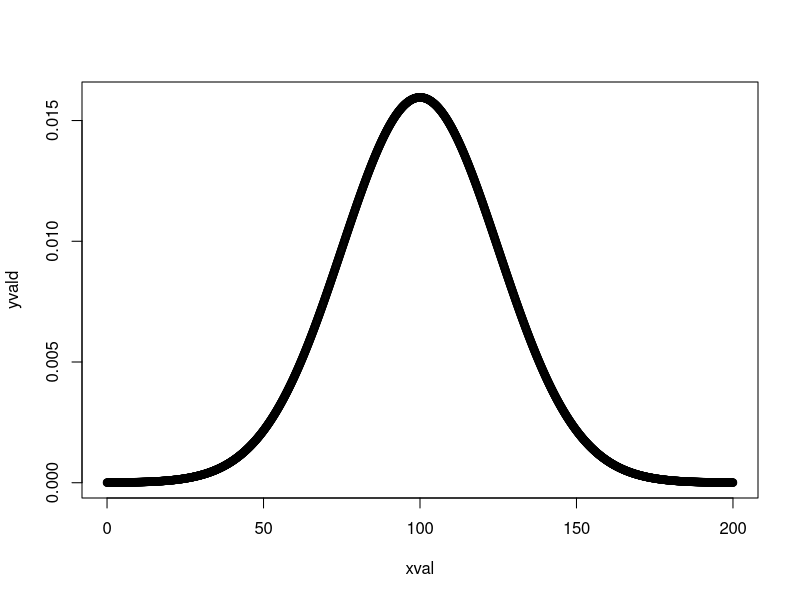
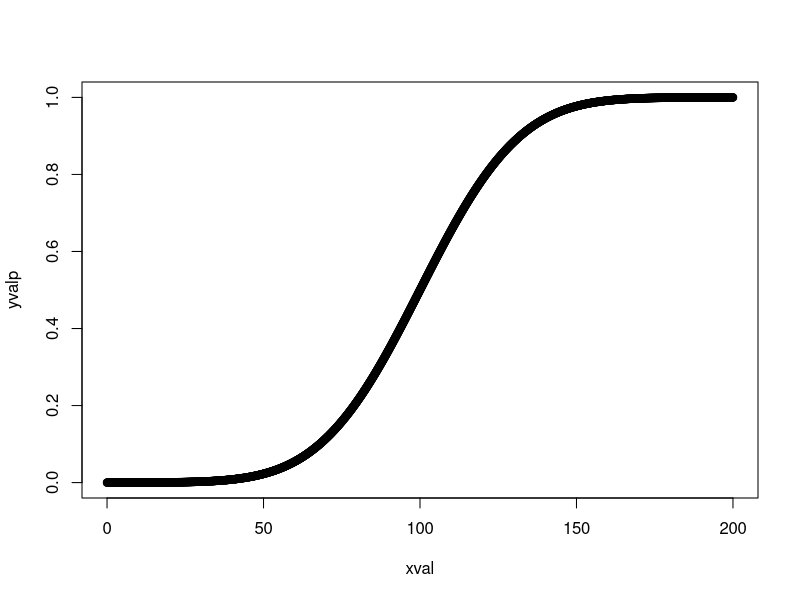
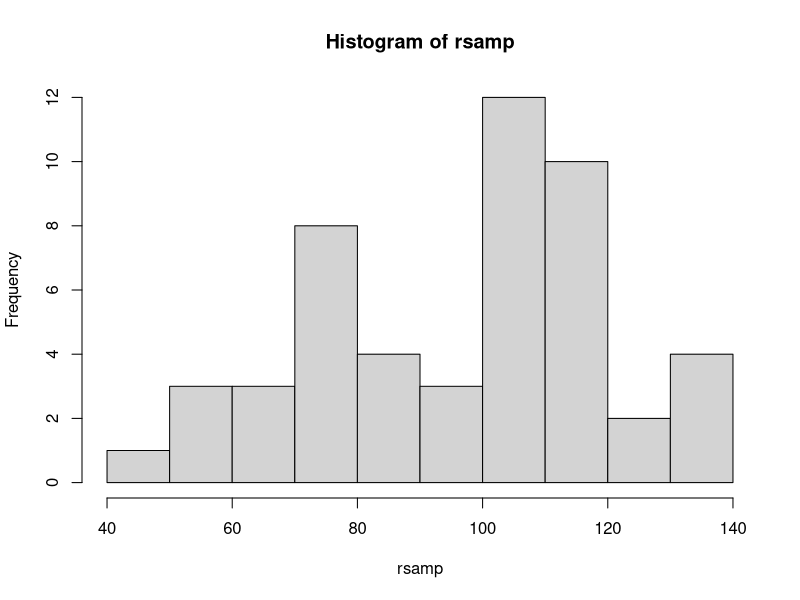

Generate these figures, in order, with R:
## ---- chunk 1
knitr::opts_chunk$set(echo = TRUE)
## ---- chunk 2
xval=seq(from=0,to=200,by=0.1)
## ---- chunk 3
yvald=dnorm(xval,mean=100,sd=25)
## ---- chunk 4
plot(xval,yvald)
## ---- chunk 5
yvalp=pnorm(xval,mean=100,sd=25)
## ---- chunk 6
plot(xval,yvalp)
## ---- chunk 7
pnorm(103,mean=100,sd=25)
## ---- chunk 8
probs=c(.25,.5,.75,.8)
qnorm(probs,mean=100,sd=25)
## ---- chunk 9
rsamp= rnorm(n=50,mean=100,sd=25)
hist(rsamp)
